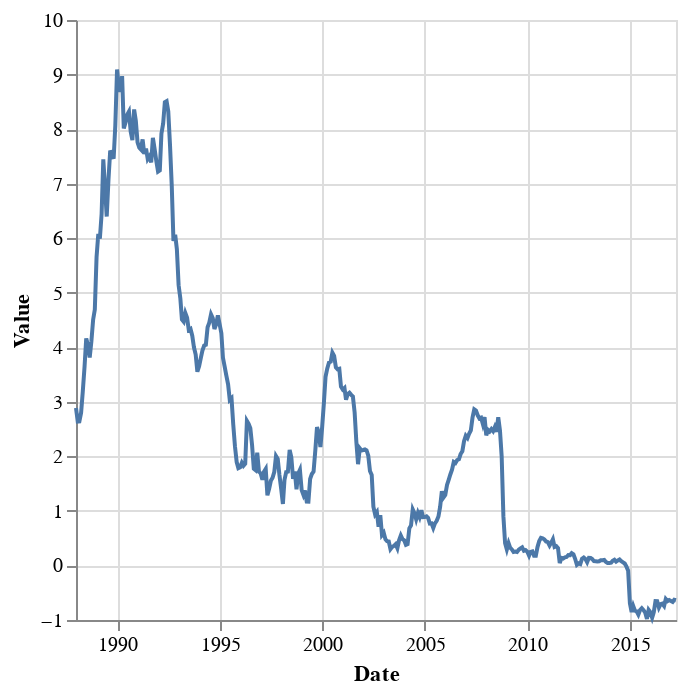

Notebook code cell kept with this figure:
### Code cell
# add tooltips mouseover
alt.Chart(df[df['D0'] == '1J']).mark_line().encode(
    x = 'Date',
    y = 'Value',
    tooltip = ['Date', 'Value']
)

### Figure 1 — Vega-Lite specification as saved in the notebook (floating-point values rounded to 4 significant figures; data arrays with more than 128 entries replaced by an {"elided": "..."} marker saying what was removed)
{"config": {"view": {"continuousWidth": 300, "continuousHeight": 300}}, "data": {"name": "data-7ec24118459a56e96ec8b8b24b177940"}, "mark": {"type": "line"}, "encoding": {"tooltip": [{"field": "Date", "type": "temporal"}, {"field": "Value", "type": "quantitative"}], "x": {"field": "Date", "type": "temporal"}, "y": {"field": "Value", "type": "quantitative"}}, "$schema": "https://vega.github.io/schema/vega-lite/v5.8.0.json", "datasets": {"data-7ec24118459a56e96ec8b8b24b177940": {"elided": "352 records"}}}
